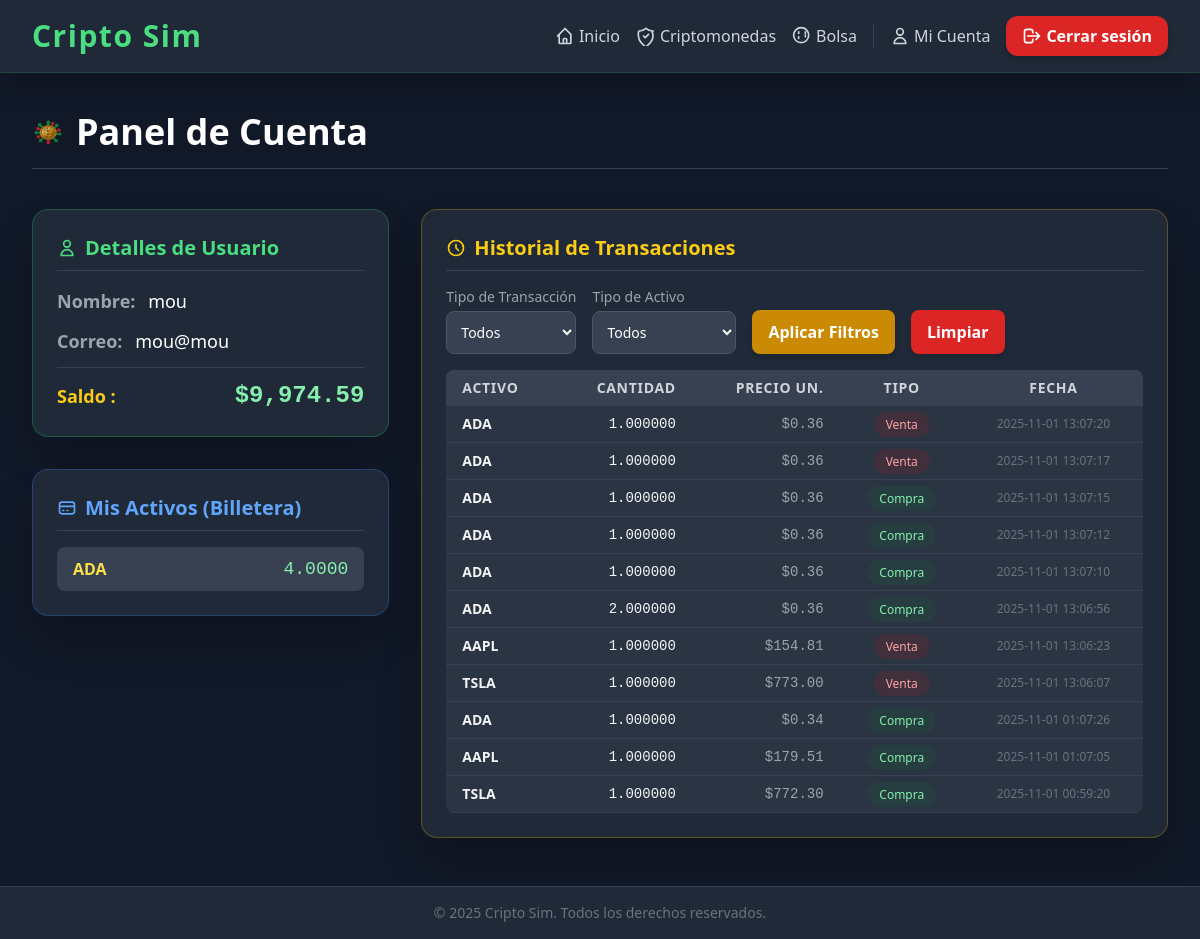
The page /usuario.php (signed in) on the database its author committed.
### tables this page shows
CREATE TABLE `usuarios` (
  `id` int(11) NOT NULL,
  `nombre` varchar(50) NOT NULL,
  `email` varchar(100) NOT NULL,
  `password` varchar(255) NOT NULL,
  `saldo` decimal(18,2) NOT NULL DEFAULT 10000.00
);

CREATE TABLE `historial` (
  `id` int(11) NOT NULL,
  `id_usuario` int(11) NOT NULL,
  `moneda` varchar(50) NOT NULL,
  `cantidad` decimal(18,8) NOT NULL,
  `precio` decimal(18,8) NOT NULL,
  `tipo` enum('compra','venta') NOT NULL,
  `fecha` datetime DEFAULT current_timestamp()
);

### usuario.php (the view, shortened to what this page needs)
<?php
$usuario = $_SESSION['usuario'];
include("conexion.php");
$id_usuario = $usuario['id'] ?? 0;
$saldo_usuario = 0.00;
$filtro_tipo = $_GET['tipo'] ?? 'todos';
$filtro_activo = $_GET['activo'] ?? 'todos';
$params_historial = [];
if ($id_usuario > 0) {
    $sql_saldo = "SELECT saldo FROM usuarios WHERE id = ?";
    $stmt_saldo = $conn->prepare($sql_saldo);
    $stmt_saldo->bind_param("i", $id_usuario);
    $stmt_saldo->execute();
    $res_saldo = $stmt_saldo->get_result();
    $saldo_row = $res_saldo->fetch_assoc();
    $saldo_usuario = $saldo_row['saldo'] ?? 0.00;
    $sql_billetera = "SELECT moneda, cantidad FROM billetera WHERE id_usuario = ?";
    $stmt_billetera = $conn->prepare($sql_billetera);
    $stmt_billetera->bind_param("i", $id_usuario);
    $stmt_billetera->execute();
    $res_billetera = $stmt_billetera->get_result();
    $billetera = [];
    while($row = $res_billetera->fetch_assoc()) {
        $moneda = $row['moneda'];
        $cantidad = floatval($row['cantidad']);
        if (!isset($billetera[$moneda])) {
            $billetera[$moneda] = 0;
        }
        $billetera[$moneda] += $cantidad;
    }
    $sql_historial = "SELECT moneda, cantidad, precio, tipo, fecha FROM historial WHERE id_usuario = ?";
    $tipos_historial = "i";
    $params_historial[] = $id_usuario;
    $sql_historial .= " ORDER BY fecha DESC";
    $stmt_historial = $conn->prepare($sql_historial);
    if (!empty($params_historial)) {
        $stmt_historial->bind_param($tipos_historial, ...$params_historial);
    }
    $stmt_historial->execute();
    $res_historial = $stmt_historial->get_result();
}
?>
<!DOCTYPE html>
<html lang="es">
<head>
    <script src="https://cdn.tailwindcss.com"></script>
</head>
<body class="bg-gray-900 text-gray-100 min-h-screen flex flex-col">
    <nav class="bg-gray-800 fixed w-full top-0 z-50 shadow-xl border-b border-green-500/20">
        <div class="max-w-7xl mx-auto px-6 lg:px-8 py-4 flex justify-between items-center">
            <h1 class="text-3xl font-extrabold text-green-400 tracking-wider">Cripto Sim</h1>
            <div class="flex items-center space-x-4">
                <a href="index.php" class="text-gray-300 hover:text-green-400 transition duration-300 font-medium flex items-center">
                    Inicio
                </a>
                <a href="criptomonedas.php" class="text-gray-300 hover:text-purple-400 transition duration-300 font-medium flex items-center">
                    Criptomonedas
                </a>
                <a href="bolsa.php" class="text-gray-300 hover:text-yellow-400 transition duration-300 font-medium flex items-center">
                    <svg class="w-5 h-5 mr-1" fill="none" stroke="currentColor" viewBox="0 0 24 24" xmlns="http://www.w3.org/2000/svg"><path stroke-linecap="round" stroke-linejoin="round" stroke-width="2" d="M8 7v2m8-2v2m-8 4v2m8-4v2m4-2a9 9 0 11-18 0 9 9 0 0118 0z"></path></svg>
                    Bolsa
                </a>
                <a href="usuario.php" class="text-gray-300 hover:text-blue-400 transition duration-300 font-medium flex items-center border-l border-gray-700 pl-4">
                    <svg class="w-5 h-5 mr-1" fill="none" stroke="currentColor" viewBox="0 0 24 24" xmlns="http://www.w3.org/2000/svg"><path stroke-linecap="round" stroke-linejoin="round" stroke-width="2" d="M16 7a4 4 0 11-8 0 4 4 0 018 0zM12 14a7 7 0 00-7 7h14a7 7 0 00-7-7z"></path></svg>
                    Mi Cuenta
                </a>
                <a href="logout.php" class="bg-red-600 hover:bg-red-700 px-4 py-2 rounded-xl text-white font-semibold transition duration-300 shadow-md flex items-center">
                    <svg class="w-5 h-5 mr-1" fill="none" stroke="currentColor" viewBox="0 0 24 24" xmlns="http://www.w3.org/2000/svg"><path stroke-linecap="round" stroke-linejoin="round" stroke-width="2" d="M17 16l4-4m0 0l-4-4m4 4H7m6 4v1a3 3 0 01-3 3H6a3 3 0 01-3-3V7a3 3 0 013-3h4a3 3 0 013 3v1"></path></svg>
                    Cerrar sesión
                </a>
            </div>
        </div>
    </nav>
    <main class="flex-grow pt-28 pb-12">
        <div class="max-w-7xl mx-auto px-6 lg:px-8">
            <header class="mb-10 flex items-center justify-between border-b border-gray-700 pb-4">
                <h1 class="text-4xl font-extrabold text-white flex items-center">
                    <img src="favicon.png" alt="Logo CriptoSim" class="w-8 h-8 mr-3 opacity-80">
                    Panel de Cuenta
                </h1>
            </header>
            <?php if ($id_usuario > 0): ?>
            <div class="grid grid-cols-1 lg:grid-cols-3 gap-8">
                <div class="lg:col-span-1 space-y-8">
                    <div class="bg-gray-800 p-6 rounded-2xl shadow-2xl border border-green-500/30 card">
                        <h2 class="text-xl font-bold text-green-400 mb-4 border-b border-gray-700 pb-2 flex items-center">
                            <svg class="w-5 h-5 mr-2" fill="none" stroke="currentColor" viewBox="0 0 24 24" xmlns="http://www.w3.org/2000/svg"><path stroke-linecap="round" stroke-linejoin="round" stroke-width="2" d="M16 7a4 4 0 11-8 0 4 4 0 018 0zM12 14a7 7 0 00-7 7h14a7 7 0 00-7-7z"></path></svg>
                            Detalles de Usuario
                        </h2>
                        <div class="space-y-3">
                            <p class="text-lg"><span class="font-semibold text-gray-400">Nombre:</span> <span class="text-white ml-2"><?php echo htmlspecialchars($usuario['nombre'] ?? 'N/A'); ?></span></p>
                            <p class="text-lg"><span class="font-semibold text-gray-400">Correo:</span> <span class="text-white ml-2"><?php echo htmlspecialchars($usuario['email'] ?? 'N/A'); ?></span></p>
                            <p class="text-lg border-t border-gray-700 pt-3 flex justify-between items-center">
                                <span class="font-semibold text-yellow-400">Saldo :</span>
                                <span class="text-2xl font-bold text-green-300 font-mono">$<?php echo htmlspecialchars(number_format($saldo_usuario, 2)); ?></span>
                            </p>
                        </div>
                    </div>
                    <div class="bg-gray-800 p-6 rounded-2xl shadow-2xl border border-blue-500/30 card">
                        <h2 class="text-xl font-bold text-blue-400 mb-4 border-b border-gray-700 pb-2 flex items-center">
                            <svg class="w-5 h-5 mr-2" fill="none" stroke="currentColor" viewBox="0 0 24 24" xmlns="http://www.w3.org/2000/svg"><path stroke-linecap="round" stroke-linejoin="round" stroke-width="2" d="M3 10h18M7 15h1m4 0h1m-7 4h12a3 3 0 003-3V8a3 3 0 00-3-3H6a3 3 0 00-3 3v8a3 3 0 003 3z"></path></svg>
                            Mis Activos (Billetera)
                        </h2>
                        <?php if(count($billetera) > 0): ?>
                            <ul class="space-y-3">
                                <?php foreach($billetera as $moneda => $total): if($total > 0): ?>
                                    <li class="bg-gray-700 hover:bg-gray-600 rounded-lg px-4 py-2 flex justify-between items-center transition duration-300">
                                        <span class="font-bold text-yellow-300 text-base"><?php echo htmlspecialchars($moneda); ?></span>
                                        <span class="text-lg font-mono text-green-300"><?php echo number_format($total, 4); ?></span>
                                    </li>
                                <?php endif; endforeach; ?>
                            </ul>
                        <?php else: ?>
                            <p class="text-gray-400 text-center py-4">No tienes activos en la billetera. ¡Empieza a invertir!</p>
                        <?php endif; ?>
                    </div>
                </div>
                <div class="lg:col-span-2">
                    <div class="bg-gray-800 p-6 rounded-2xl shadow-2xl border border-yellow-500/30">
                        <h2 class="text-xl font-bold text-yellow-400 mb-4 border-b border-gray-700 pb-2 flex items-center">
                            <svg class="w-5 h-5 mr-2" fill="none" stroke="currentColor" viewBox="0 0 24 24" xmlns="http://www.w3.org/2000/svg"><path stroke-linecap="round" stroke-linejoin="round" stroke-width="2" d="M12 8v4l3 3m6-3a9 9 0 11-18 0 9 9 0 0118 0z"></path></svg>
                            Historial de Transacciones
                        </h2>
                        <form method="GET" action="usuario.php" class="mb-4 flex flex-wrap gap-4 items-end">
                            <div>
                                <label for="filtro_tipo" class="block text-sm font-medium text-gray-400 mb-1">Tipo de Transacción</label>
                                <select name="tipo" id="filtro_tipo" class="bg-gray-700 border border-gray-600 text-white text-sm rounded-lg focus:ring-yellow-500 focus:border-yellow-500 block w-full p-2.5">
                                    <option value="todos" <?php echo ($filtro_tipo === 'todos') ? 'selected' : ''; ?>>Todos</option>
                                </select>
                            </div>
                            <div>
                                <label for="filtro_activo" class="block text-sm font-medium text-gray-400 mb-1">Tipo de Activo</label>
                                <select name="activo" id="filtro_activo" class="bg-gray-700 border border-gray-600 text-white text-sm rounded-lg focus:ring-yellow-500 focus:border-yellow-500 block w-full p-2.5">
                                    <option value="todos" <?php echo ($filtro_activo === 'todos') ? 'selected' : ''; ?>>Todos</option>
                                </select>
                            </div>
                            <button type="submit" class="bg-yellow-600 hover:bg-yellow-700 text-white font-semibold py-2.5 px-4 rounded-lg transition duration-300 shadow-md">
                                Aplicar Filtros
                            </button>
                            <a href="usuario.php" class="bg-red-600 hover:bg-gray-700 text-white font-semibold py-2.5 px-4 rounded-lg transition duration-300 shadow-md">
                                Limpiar
                            </a>
                        </form>
                        <?php if(isset($res_historial) && $res_historial->num_rows > 0): ?>
                            <div class="overflow-x-auto">
                                <table class="min-w-full text-sm bg-gray-700/50 rounded-lg overflow-hidden">
                                    <thead class="bg-gray-700 text-gray-300 uppercase tracking-wider">
                                        <tr>
                                            <th class="px-4 py-2 text-left">Activo</th>
                                            <th class="px-4 py-2 text-right">Cantidad</th>
                                            <th class="px-4 py-2 text-right">Precio Un.</th>
                                            <th class="px-4 py-2 text-center">Tipo</th>
                                            <th class="px-4 py-2 text-center">Fecha</th>
                                        </tr>
                                    </thead>
                                    <tbody>
                                        <?php while($row = $res_historial->fetch_assoc()):
                                            $tipo_clase = ($row['tipo'] === 'compra') ? 'bg-green-800/20 text-green-300' : 'bg-red-800/20 text-red-300';
                                        ?>
                                            <tr class="border-b border-gray-700 hover:bg-gray-700 transition duration-150">
                                                <td class="px-4 py-2 font-semibold"><?php echo htmlspecialchars($row['moneda']); ?></td>
                                                <td class="px-4 py-2 text-right font-mono"><?php echo htmlspecialchars(number_format($row['cantidad'], 6)); ?></td>
                                                <td class="px-4 py-2 text-right text-gray-400 font-mono">$<?php echo htmlspecialchars(number_format($row['precio'], 2)); ?></td>
                                                <td class="px-4 py-2 text-center">
                                                    <span class="px-3 py-1 rounded-full text-xs font-medium <?php echo $tipo_clase; ?>">
                                                        <?php echo htmlspecialchars(ucfirst($row['tipo'])); ?>
                                                    </span>
                                                </td>
                                                <td class="px-4 py-2 text-center text-gray-500 text-xs"><?php echo htmlspecialchars($row['fecha']); ?></td>
                                            </tr>
                                        <?php endwhile; ?>
                                    </tbody>
                                </table>
                            </div>
                        <?php else: ?>
                            <p class="text-gray-400 text-center py-4">No se encontraron transacciones con los filtros seleccionados.</p>
                        <?php endif; ?>
                    </div>
                </div>
            </div>
            <?php else: ?>
                <p class="text-red-400 mt-8 text-center bg-gray-800 p-4 rounded-lg">Error: No se pudo obtener el ID de usuario. Por favor, <a href="logout.php" class="text-blue-400 hover:text-blue-300 font-semibold">cierra la sesión</a> y vuelve a iniciarla.</p>
            <?php endif; ?>
        </div>
    </main>
    <footer class="bg-gray-800 border-t border-gray-700 mt-auto">
        <div class="max-w-7xl mx-auto px-6 lg:px-8 py-4 text-center text-gray-500 text-sm">
            © 2025 Cripto Sim. Todos los derechos reservados.
        </div>
    </footer>
</body>
</html>

### usuario.php (style rules this page uses)
.card { transition: transform 0.3s ease, box-shadow 0.3s ease; }

### rows shown on the page
usuarios: saldo "9,974.59"
historial: moneda "ADA", cantidad "1.000000", precio "0.36", tipo "Venta", fecha "2025-11-01 13:07:20"
historial: moneda "ADA", cantidad "1.000000", precio "0.36", tipo "Venta", fecha "2025-11-01 13:07:17"
historial: moneda "ADA", cantidad "1.000000", precio "0.36", tipo "Compra", fecha "2025-11-01 13:07:15"
historial: moneda "ADA", cantidad "1.000000", precio "0.36", tipo "Compra", fecha "2025-11-01 13:07:12"
historial: moneda "ADA", cantidad "1.000000", precio "0.36", tipo "Compra", fecha "2025-11-01 13:07:10"
historial: moneda "ADA", cantidad "2.000000", precio "0.36", tipo "Compra", fecha "2025-11-01 13:06:56"
historial: moneda "AAPL", cantidad "1.000000", precio "154.81", tipo "Venta", fecha "2025-11-01 13:06:23"
historial: moneda "TSLA", cantidad "1.000000", precio "773.00", tipo "Venta", fecha "2025-11-01 13:06:07"
historial: moneda "ADA", cantidad "1.000000", precio "0.34", tipo "Compra", fecha "2025-11-01 01:07:26"
historial: moneda "AAPL", cantidad "1.000000", precio "179.51", tipo "Compra", fecha "2025-11-01 01:07:05"
historial: moneda "TSLA", cantidad "1.000000", precio "772.30", tipo "Compra", fecha "2025-11-01 00:59:20"

### other values the page prints
$usuario['nombre'] "mou"
$usuario['email'] "mou@mou"
$moneda "ADA"
$total "4.0000"
